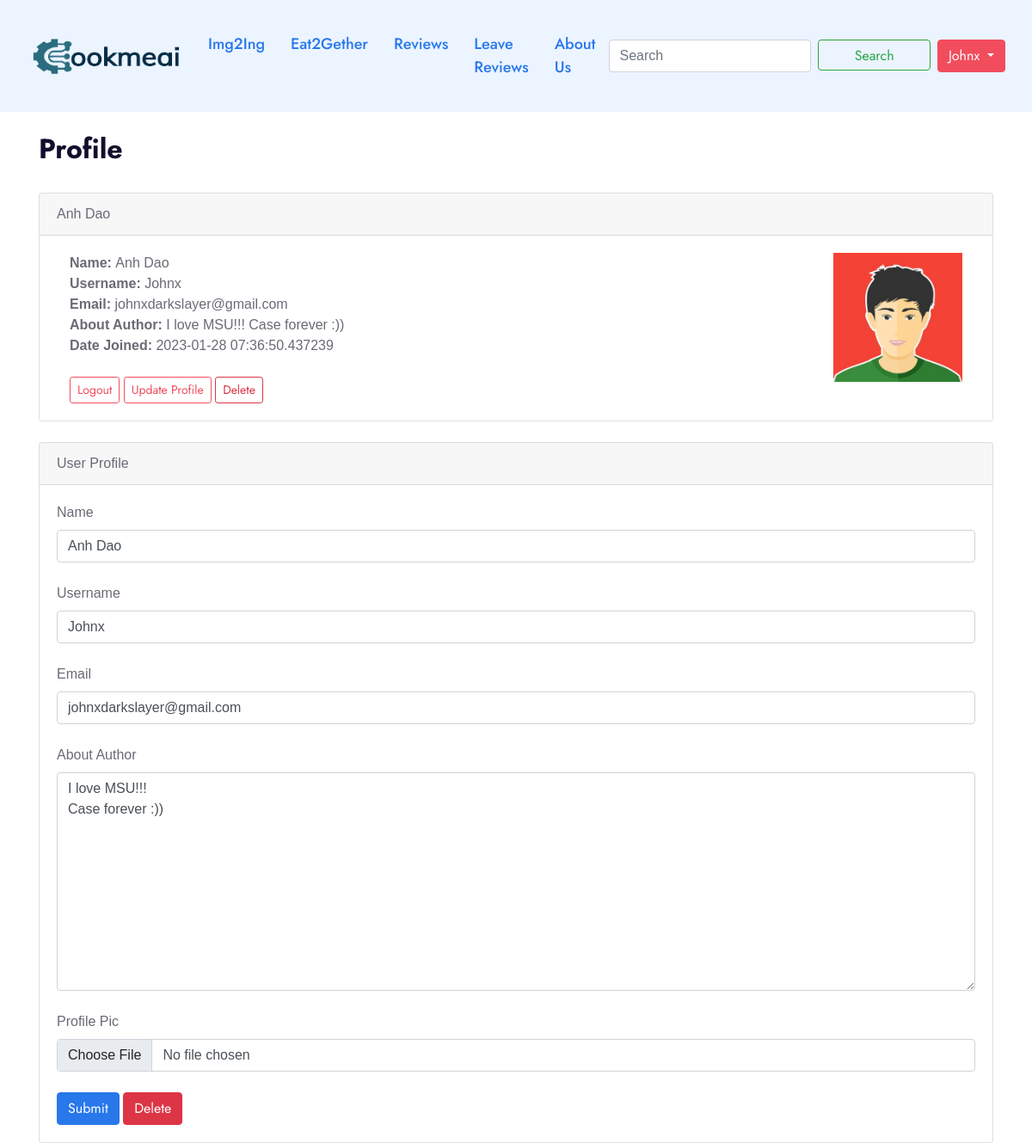
/dashboard (signed in), run on the app's committed database.
### app.py (models this page shows, shortened)
class Users(db.Model, UserMixin):
    id = db.Column(db.Integer, primary_key=True)
    username = db.Column(db.String(20), nullable=False, unique=True)
    name = db.Column(db.String(200), nullable=False)
    email = db.Column(db.String(120), nullable=False, unique=True)
    about_author = db.Column(db.Text(500), nullable=True)
    profile_pic = db.Column(db.String(), nullable=True)
    date_added = db.Column(db.DateTime, default=datetime.utcnow)
    password_hash = db.Column(db.String(128))
    posts = db.relationship('Posts', backref='poster')
    @property
    def password(self):
        raise AttributeError('password is not a readable attribute!')

### app.py (the view)
@app.route('/dashboard', methods=['POST', 'GET'])
@login_required
def dashboard():
    form = UserForm()
    id = current_user.id
    name_to_update = Users.query.get_or_404(id)
    if request.method == 'POST':
        name_to_update.name = request.form['name']
        name_to_update.email = request.form['email']
        name_to_update.username = request.form['username']
        name_to_update.about_author = request.form['about_author']
        if request.files['profile_pic']:
            name_to_update.profile_pic = request.files['profile_pic']
            pic_filename = secure_filename(name_to_update.profile_pic.filename)
            pic_name = str(uuid.uuid1()) + "_" + pic_filename
            name_to_update.profile_pic.save(os.path.join(
                app.config['UPLOAD_FOLDER'], pic_name))
            name_to_update.profile_pic = pic_name
            try:
                db.session.commit()
                flash("User Updated Successfully!")
                return render_template('dashboard.html', form=form, name_to_update=name_to_update, id=id)
            except:
                db.session.commit()
                flash("Error! Looks like there was an problem,")
                return render_template('dashboard.html', form=form, name_to_update=name_to_update, id=id)
        else:
            db.session.commit()
            flash('User Updated Successfully!')
            return render_template('dashboard.html', form=form, name_to_update=name_to_update, id=id)
    else:
        return render_template('dashboard.html', form=form, name_to_update=name_to_update, id=id)
    return render_template('dashboard.html')

### forms.py
class UserForm(FlaskForm):
    name = StringField("Name", validators=[DataRequired()])
    username = StringField('Username', validators=[DataRequired()])
    email = StringField('Email', validators=[DataRequired()])
    about_author = TextAreaField('About Author')
    password_hash = PasswordField("Password", validators=[DataRequired(), EqualTo(
        'password_hash2', message="Passwords Must Match")])
    password_hash2 = PasswordField("Confirm Password", validators=[DataRequired()])
    profile_pic = FileField()
    submit = SubmitField('Submit')

class SearchForm(FlaskForm):
    searched = StringField('Searched', validators=[DataRequired()])
    submit = SubmitField()

### app.py (called while the page is built)
@login_manager.user_loader
def load_user(user_id):
    return Users.query.get(int(user_id))

@app.context_processor
def base():
    form = SearchForm()
    return dict(form=form)

### templates/dashboard.html (shortened to what this page needs)
{% extends 'base.html' %}
{% block content %}
<br>
<h2>Profile</h2>
<br>
<div class="card">
    <div class="card-header">
        {{ current_user.name }}
    </div>
    <div class="card-body">
        <div class="container">
            <div class="row">
                <div class="col-8">
                    <strong>Name: </strong> {{ current_user.name }}<br>
                    <strong>Username: </strong> {{ current_user.username }}<br>
                    <strong>Email: </strong> {{ current_user.email }} <br>
                    <strong>About Author: </strong>{{ current_user.about_author }} <br>
                    <strong>Date Joined: </strong> {{ current_user.date_added }} <br><br>
                    <a href="{{ url_for('logout') }}" class="btn btn-outline-secondary btn-sm">Logout</a>
                    <a href="{{ url_for('update', id=current_user.id) }}"
                        class="btn btn-outline-secondary btn-sm">Update Profile</a>
                    <a href="{{ url_for('delete', id=current_user.id) }}"
                        class="btn btn-outline-danger btn-sm">Delete</a>
                </div>
                <div class="col-4">
                    {% if current_user.profile_pic %}
                    <img src="{{ url_for('static', filename = 'images/' + current_user.profile_pic) }}" alt="" width="150px"
                        align="right">
                    {% else %}
                    <img src="{{ url_for('static', filename = 'images/avatar.png') }}" alt="" width="150px"
                        align="right">
                    {% endif %}
                </div>
            </div>
        </div>
    </div>
</div>
<br>
<div class="card">
    <div class="card-header">
        User Profile
    </div>
    <div class="card-body">
        <form action="/dashboard" method="POST" enctype="multipart/form-data">
            {{ form.name.label(class = 'form-label') }}
            {{ form.name(class='form-control', value=name_to_update.name) }}
            <br>
            {{ form.username.label(class = 'form-label') }}
            {{ form.username(class='form-control', value=name_to_update.username) }}
            <br>
            {{ form.email.label(class = 'form-label') }}
            {{ form.email(class='form-control', value=name_to_update.email) }}
            <br>
            {{ form.about_author.label(class = 'form-label') }}
            <textarea name="about_author" class="form-control" cols="30"
                rows="10">{{ name_to_update.about_author }}</textarea>
            <br>
            {{ form.profile_pic.label(class = 'form-label') }}
            {{ form.profile_pic(class='form-control', value=name_to_update.profile_pic) }}
            <br>
            {{ form.submit(class='btn btn-primary') }}
            <a href="{{ url_for('delete', id=id) }}" class="btn btn-danger">Delete</a>
        </form>
    </div>
</div>
{% endblock %}

### templates/navbar.html (shortened to what this page needs)
<nav class="navbar navbar-expand-lg navbar-light bg-light">
    <div class="container-fluid">
        <a class="navbar-brand" href="{{ url_for('index') }}"><img src="{{ url_for('static', filename='images/logo/cookmeai.png') }}" style="width: 180px"></a>
        <div class="collapse navbar-collapse" id="navbarSupportedContent">
            <ul class="navbar-nav me-auto mb-2 mb-lg-0">
                <li class="nav-item">
                    <a class="nav-link active" aria-current="page" href="{{ url_for('img2ing') }}">Img2Ing</a>
                </li>
                <li class="nav-item">
                    <a class="nav-link active" aria-current="page" href="{{ url_for('eat2gether') }}">Eat2Gether</a>
                </li>
                <li class="nav-item">
                    <a class="nav-link active" aria-current="page" href="{{ url_for('posts') }}">Reviews</a>
                </li>
                <li class="nav-item">
                    <a class="nav-link active" aria-current="page" href="{{ url_for('add_post') }}">Leave Reviews</a>
                </li>
                <li class="nav-item">
                    <a class="nav-link active" aria-current="page" href="{{ url_for('aboutus') }}">About Us</a>
                </li>
            </ul>
            <form class="d-flex" method="POST" action="{{ url_for('search') }}">
                <input class="form-control me-2" type="search" placeholder="Search" aria-label="Search" name="searched">
                <button class="btn btn-outline-success" type="submit" style="height:36px;width:200px">Search</button>
            </form>
            <div class="dropdown">
                {% if current_user.is_authenticated %}
                <button class="btn btn-secondary dropdown-toggle" type="button" id="dropdownMenuButton1"
                    data-bs-toggle="dropdown" aria-expanded="false" style="margin-left:8px">
                    {{ current_user.username }}
                </button>
                {% endif %}
            </div>
        </div>
    </div>
</nav>

### data on the page
Users: username "Johnx", name "Anh Dao", email "johnxdarkslayer@gmail.com", about_author "I love MSU!!! Case forever :))", date_added "2023-01-28 07:36:50.437239", profile_pic (picture)
